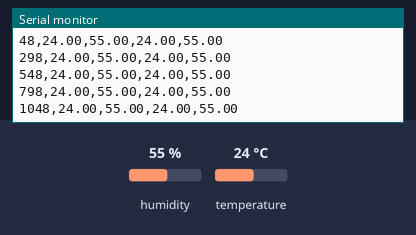
Simulated run of this sketch. Board: Seeed Wio Terminal. Parts: the last lines printed to the serial monitor. Inputs (shaded band) come from the test bench; at power-on: humidity 55 %, temperature 24 °C.

Above: at 1.2 s.
1.3 s: humidity set to 22 %
At 2.0 s:
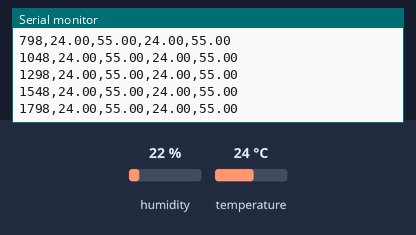
2.8 s: temperature set to 12 °C
At 4.05 s:
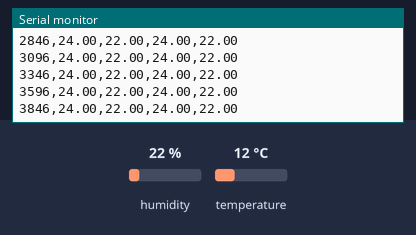
4.3 s: humidity set to 40 %
At 6.1 s:
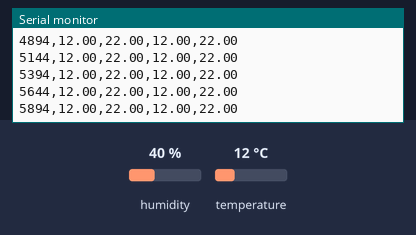
Timing chart, 0 to 7.6 s (numbered marks = the images above; inputs shaded):
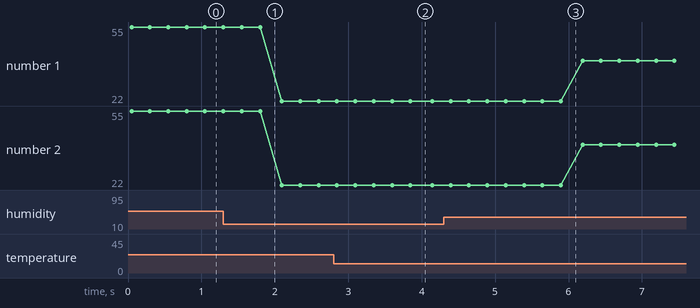

The sketch:

Fight_fire_data_collection.ino
```cpp
#include <Wire.h>
#include <SHT1x.h>
#include <SensirionI2CSht4x.h>
#define BTN_START           0                         // 1: press button to start, 0: loop
#define BTN_PIN             WIO_5S_PRESS              // Pin that button is connected to
#define SAMPLING_FREQ_HZ    4                         // Sampling frequency (Hz)
#define SAMPLING_PERIOD_MS  1000 / SAMPLING_FREQ_HZ   // Sampling period (ms)
#define NUM_SAMPLES         8                         // 8 samples at 4 Hz is 2 seconds
#define dataPin 6
#define clockPin 8
SHT1x sht1x(dataPin, clockPin);
SensirionI2CSht4x sht4x;

void setup() {
  pinMode(BTN_PIN, INPUT_PULLUP);
  Serial.begin(115200);
  while (!Serial) {
    delay(100);
  }
  Wire.begin();
  uint16_t error;
  char errorMessage[256];
  sht4x.begin(Wire);
  uint32_t serialNumber;
}

void loop() {
  uint16_t error;
  unsigned long timestamp;
  char errorMessage[256];

  float soil_temp;
  float soil_humidity;
  float temperature;
  float humidity;

  // Read values from the sensor
  error = sht4x.measureHighPrecision(temperature, humidity);
  soil_temp = sht1x.readTemperatureC();
  soil_humidity = sht1x.readHumidity();


#if BTN_START
  while (digitalRead(BTN_PIN) == 1);
#endif

  // Print header
  Serial.println("timestamp,soiltemp,soilhum,atmtemp,atmhum");

  // Transmit samples over serial port
  for (int i = 0; i < NUM_SAMPLES; i++) {

    // Take timestamp so we can hit our target frequency
    timestamp = millis();

    // Print CSV data with timestamp
    Serial.print(timestamp);
    Serial.print(",");
    Serial.print(soil_temp);
    Serial.print(",");
    Serial.print(soil_humidity);
    Serial.print(",");
    Serial.print(temperature);
    Serial.print(",");
    Serial.print(humidity);
    Serial.println();

    // Wait just long enough for our sampling period
    while (millis() < timestamp + SAMPLING_PERIOD_MS);
  }

  // Print empty line to transmit termination of recording
  Serial.println();

  // Make sure the button has been released for a few milliseconds
#if BTN_START
  while (digitalRead(BTN_PIN) == 0);
  delay(100);
#endif
}
```

Measured:
- plotted number 1: 55 → 22 after the input at 1.3 s, 22 → 40 after the input at 4.3 s
- plotted number 2: 55 → 22 after the input at 1.3 s, 22 → 40 after the input at 4.3 s
